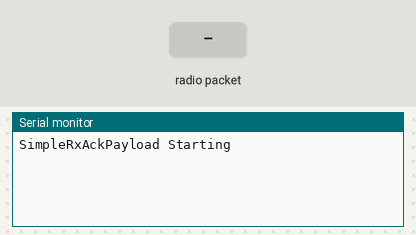
Recording of a sketch running on a simulated Arduino Uno, built with avr-gcc and run on an emulated ATmega328P. On the bench: the last lines printed to the serial monitor. The inputs (shaded band) are chosen by the test bench. No radio packets arrive unless stated.

Above: at 1.2 s.
1.3 s: radio packet "1" arrives
At 1.7 s:
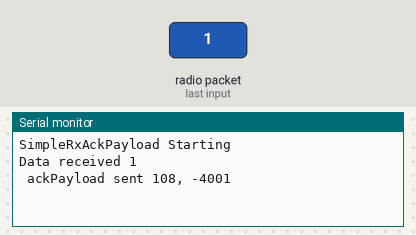
2.8 s: radio packet "0" arrives
At 4.0 s:
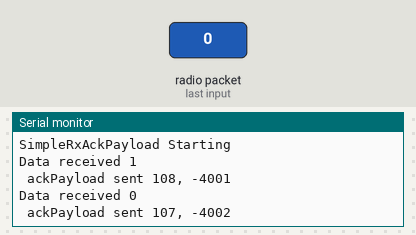
4.3 s: radio packet "2" arrives
At 5.2 s:
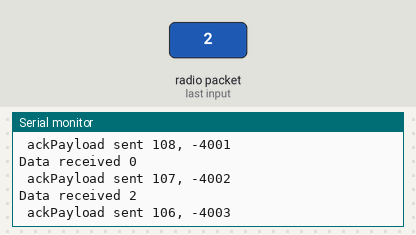

Measured:
- after the input at 1.3 s, the serial monitor: prints a new line at once (image 1)
- after the input at 2.8 s, the serial monitor: prints a new line at once (image 2)
- after the input at 4.3 s, the serial monitor: prints a new line at once (image 3)

The sketch:

SimpleRxAckPayload.ino
```cpp
// SimpleRxAckPayload- NRF Slave récepteur
// Il s'agit de la même chose que sans le payload, la différence est que le récepteur va
// écrire à l'émetteur comme retour via les fonction payload de la librairie

#include <SPI.h>
#include <nRF24L01.h>
#include <RF24.h>

#define CE_PIN   9
#define CSN_PIN 10

// Notez qu'il s'agit ici de 5 adresse ou pipe de communication
const byte thisSlaveAddress[5] = {'R','x','A','A','A'};

RF24 radio(CE_PIN, CSN_PIN);

// Array doit avoir la même longueur que le dataToSend dans le TX code
char dataReceived[10];
bool newData = false;

 // the two values to be sent to the master
int ackData[2] = {109, -4000};

//==============

void setup() {

    Serial.begin(9600);

    Serial.println("SimpleRxAckPayload Starting");
    radio.begin();
    radio.setDataRate( RF24_250KBPS );
    radio.openReadingPipe(1, thisSlaveAddress);

    radio.enableAckPayload();
    radio.writeAckPayload(1, &ackData, sizeof(ackData)); // pre-load data

    radio.startListening();
}

//==========

void loop() {
    getData();
    showData();
}

//============

void getData() {
    if ( radio.available() ) {
        radio.read( &dataReceived, sizeof(dataReceived) );
        updateReplyData();
        newData = true;
    }
}

//================

void showData() {
    if (newData == true) {
        Serial.print("Data received ");
        Serial.println(dataReceived);
        Serial.print(" ackPayload sent ");
        Serial.print(ackData[0]);
        Serial.print(", ");
        Serial.println(ackData[1]);
        newData = false;
    }
}

//================

void updateReplyData() {
    ackData[0] -= 1;
    ackData[1] -= 1;
    if (ackData[0] < 100) {
        ackData[0] = 109;
    }
    if (ackData[1] < -4009) {
        ackData[1] = -4000;
    }
    radio.writeAckPayload(1, &ackData, sizeof(ackData)); // load the payload for the next time
}
```
